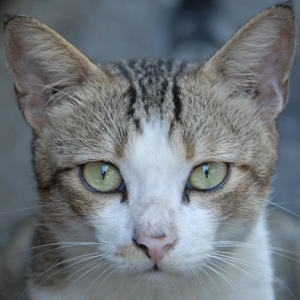
#> input picture images/cat.png, 300 x 300 px, found by its file name
$ python exam_2_q3.py
#> lines starting #> are read from the running program, lines starting #| are printed output that depends on the picture
# -*- coding: utf-8 -*-

'''
Exam - Q3 - Alireza Sadeghi Nasab
'''

# imports
import sys
import cv2
import numpy as np
import matplotlib.pyplot as plt

################################################################################

def load_image(path, is_grayscale=False):
#> called with path = 'cat.png', is_grayscale = False
    if is_grayscale:
        return cv2.imread(path, cv2.IMREAD_GRAYSCALE)
    else:
        return cv2.imread(path)
#> returned value is the input picture: shape (300, 300, 3); mean B, G, R 123, 118.5, 112.1

def is_not_loaded_properly(image):
    if (image is None) or (image.size == 0):
        return True
    else:
        return False

def is_grayscale(image):
    dimensions = image.shape
#> dimensions = (300, 300, 3)
    if len(dimensions) < 3:
        return True
    if len(dimensions) == 3:
        return False

def display_multiple_img(images, rows=1, cols=1):
    figure, ax = plt.subplots(nrows=rows, ncols=cols)
    for ind,title in enumerate(images):
        if is_grayscale(images[title]):
            ax.ravel()[ind].imshow(images[title], cmap=plt.get_cmap('gray'))
        else:
            ax.ravel()[ind].imshow(images[title])
        ax.ravel()[ind].set_title(title)
        ax.ravel()[ind].set_axis_off()
    plt.tight_layout()
    plt.show()

################################################################################

if __name__ == "__main__":

    #1
    image = load_image('cat.png')

    if is_not_loaded_properly(image):
        print('image not loaded properly ... exiting program')
        sys.exit()

    if is_grayscale(image):
        print('image is grayscale. please load a colorful image ... exiting program')
        sys.exit()

    #2
    smooth_image_gb = cv2.GaussianBlur(image, (21, 21), 10, 10)
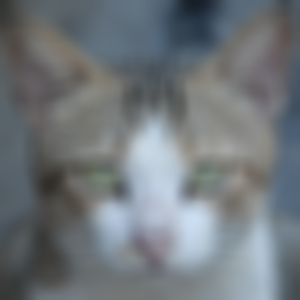
#> smooth_image_gb: shape (300, 300, 3); mean B, G, R 123, 118.5, 112.1

    #3
    images = {
        'original': image,
        'gaussian blur': smooth_image_gb
    }
    display_multiple_img(images, 1, 2)
#> the loop in display_multiple_img, `for ind,title in enumerate(images):` made 2 passes
#> (ind, title, dimensions in is_grayscale) on passes 1 to 2: (0, 'original', (300, 300, 3)), (1, 'gaussian blur', (300, 300, 3))
#> in display_multiple_img, `plt.show()`:
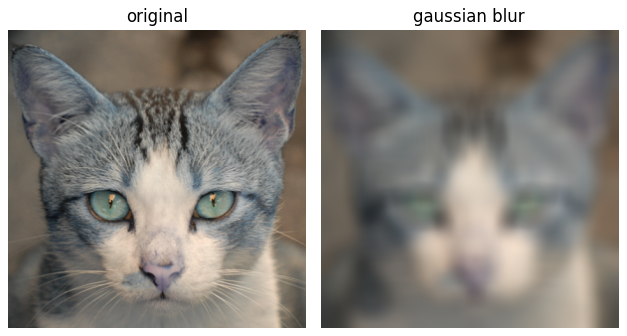
#> figure drawn by matplotlib, 2 panels; B, G, R data is drawn as R, G, B

$ run again, with images/landscape.jpg saved as images/cat.png
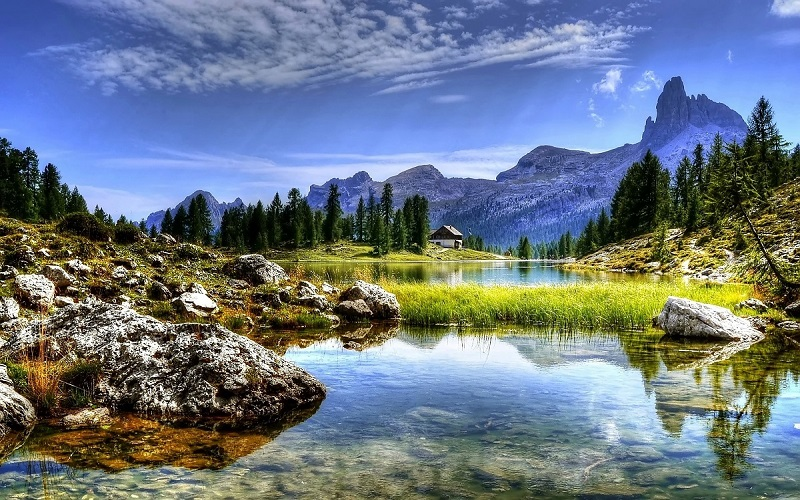
#> input picture images/landscape.jpg, 800 x 500 px, found by its file name
#> in load_image, returned value is the input picture: shape (500, 800, 3); mean B, G, R 132.5, 119.5, 106.8
#> `smooth_image_gb = cv2.GaussianBlur(image, (21, 21), 10, 10)`:
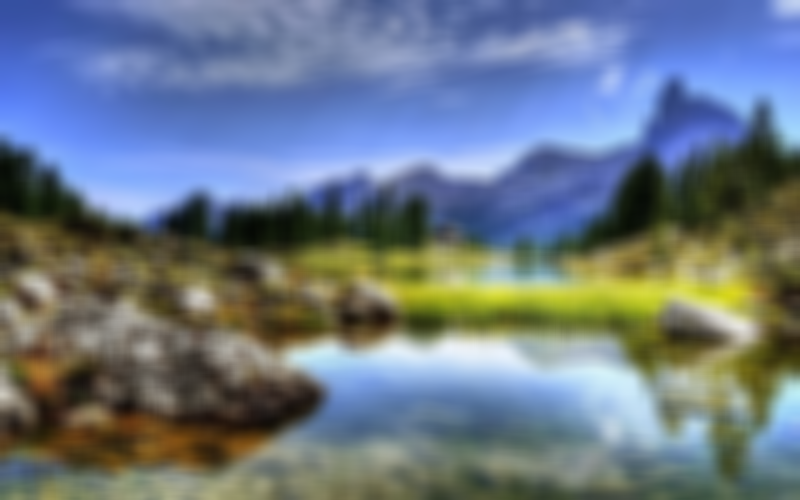
#> smooth_image_gb: shape (500, 800, 3); mean B, G, R 132.5, 119.5, 106.8
#> the loop in display_multiple_img, `for ind,title in enumerate(images):` made 2 passes
#> (ind, title, dimensions in is_grayscale) on passes 1 to 2: (0, 'original', (500, 800, 3)), (1, 'gaussian blur', (500, 800, 3))
#> in display_multiple_img, `plt.show()`:
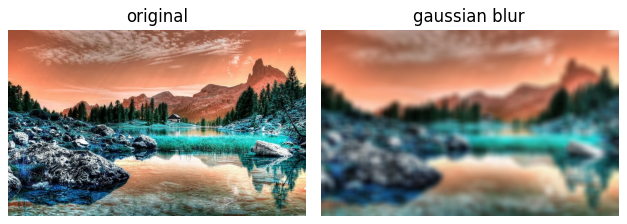
#> figure drawn by matplotlib, 2 panels; B, G, R data is drawn as R, G, B
